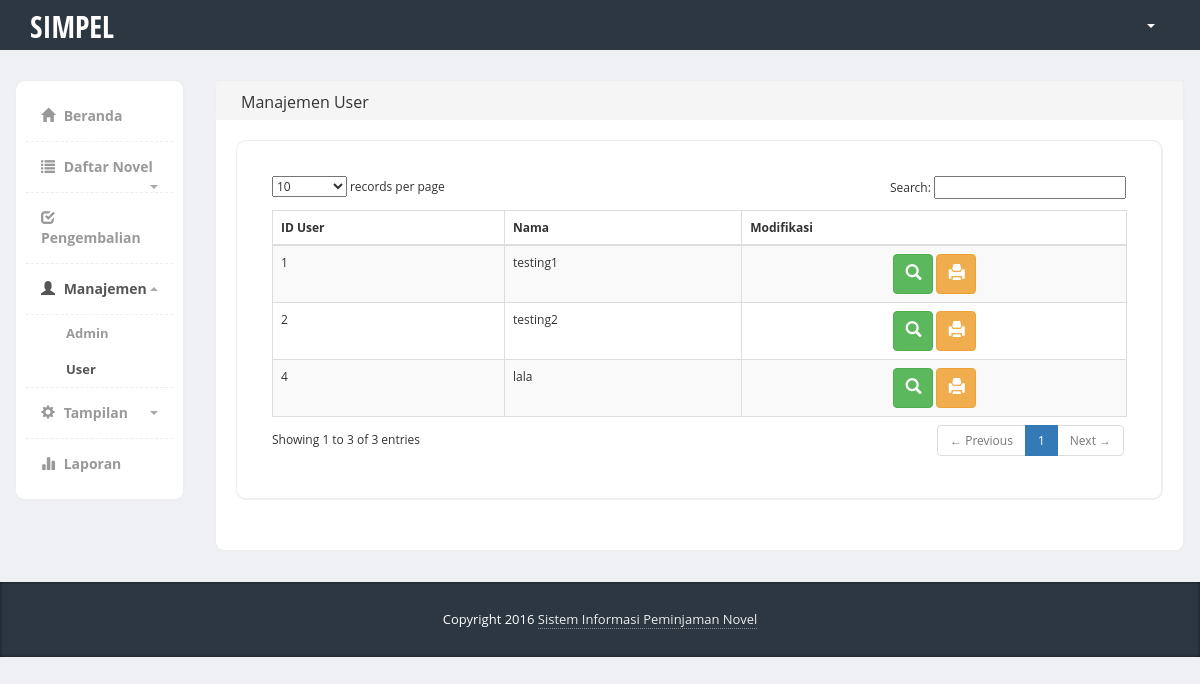
The app's page /index.php/admin_manajemen/user, older data.
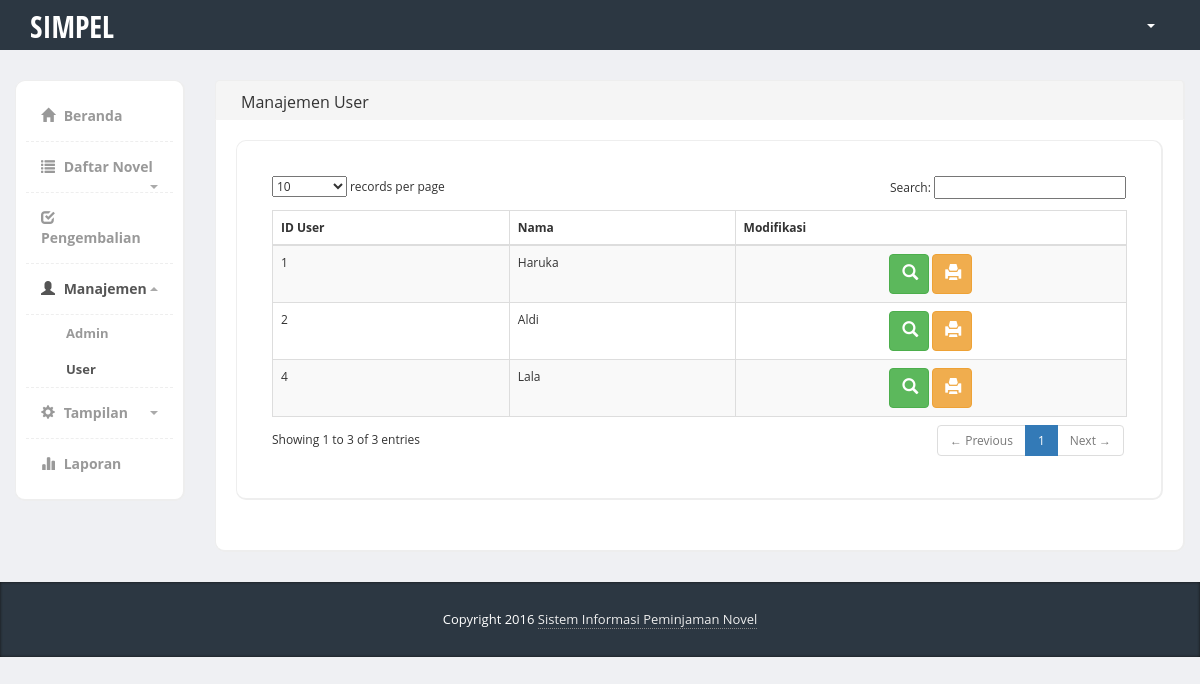
The same page, newer data.
### tables this page shows
CREATE TABLE `tbl_user` (
  `id_user` int(11) NOT NULL,
  `nama` varchar(255) NOT NULL,
  `alamat` text NOT NULL,
  `email` varchar(255) NOT NULL,
  `no_telp` varchar(255) NOT NULL,
  `jenis_kelamin` enum('0','1') NOT NULL
);

### application/controllers/Admin_manajemen.php (called while the page is built, shortened)
<?php
class Admin_manajemen extends CI_Controller {
	public function __construct() {
		$this->load->model('m_admin');
		$this->load->model('m_user');
    }
	public function user()
	{
		if($this->uri->segment(3) == 'cetak_kartu'){
			$this->load->view('halaman_cetak_kartu');
		}else{
			$this->load->view('admin_header');
			$this->load->view('admin_manajemen_user');
		}
	}
}

### index.php (called while the page is built, shortened)
<?php
require_once BASEPATH.'core/CodeIgniter.php';

### application/models/M_user.php (called while the page is built, shortened)
<?php
class M_user extends CI_Model {
	public function tampil_user() {
        $sql = "select * from tbl_user order by id_user desc";
        return $this->db->query($sql);
    }
}
?>

### application/views/admin_manajemen_user.php (the view, shortened to what this page needs)
				<div class="col-md-10">
					<div class="row">
						<div class="col-md-12">
							<div class="content-box-header panel-heading">
								<div class="panel-title ">Manajemen User</div>
							</div>
							<div class="content-box-large box-with-header">
								<div class="content-box-large">
									<div class="panel-body">
										<table cellpadding="0" cellspacing="0" border="0" class="table table-striped table-bordered" id="example">
											<thead>
												<tr>
													<th>ID User</th>
													<th>Nama</th>
													<th>Modifikasi</th>
												</tr>
											</thead>
											<tbody>
												<?php
													$query = $this->m_user->tampil_user();
													foreach($query->result() as $row){
												?>
												<tr>
													<td><?php echo $row->id_user; ?></td>
													<td><?php echo $row->nama; ?></td>
													<td>
														<div class="text-center">
															<div class="text-center">
																<button type="button" class="btn btn-success btn-circle detail" style="width:40px; height:40px;"
																	title="Detail" data-toggle="modal" data-target="#modal_detail" id="detail_<?php echo $row->id_user; ?>">
																	<i class="glyphicon glyphicon-search" style="font-size:12pt;"></i>
																</button>
																<button type="button" class="btn btn-warning btn-circle" style="width:40px; height:40px;"
																	onclick="window.open('<?php echo site_url(); ?>admin_manajemen/user/cetak_kartu/<?php echo $row->id_user; ?>')">
																	<i class="glyphicon glyphicon-print" style="font-size:12pt;"></i>
																</button>
															</div>
														</div>
													</td>
												</tr>
												<?php
													}
												?>
											</tbody>
										</table>
									</div>
								</div>
							</div>
						</div>
					</div>
				</div>
			</div>
		</div>
		<footer>
			<div class="container">
				<div class="copy text-center">
				   Copyright 2016 <a href="<?php echo site_url(); ?>admin_beranda">Sistem Informasi Peminjaman Novel</a>
				</div>
			</div>
		</footer>
	</body>
</html>

Row changes from the older to the newer data that the page shows:
changed tbl_user id 4: nama "lala" → "Lala"
changed tbl_user id 2: nama "testing2" → "Aldi"
changed tbl_user id 1: nama "testing1" → "Haruka"
